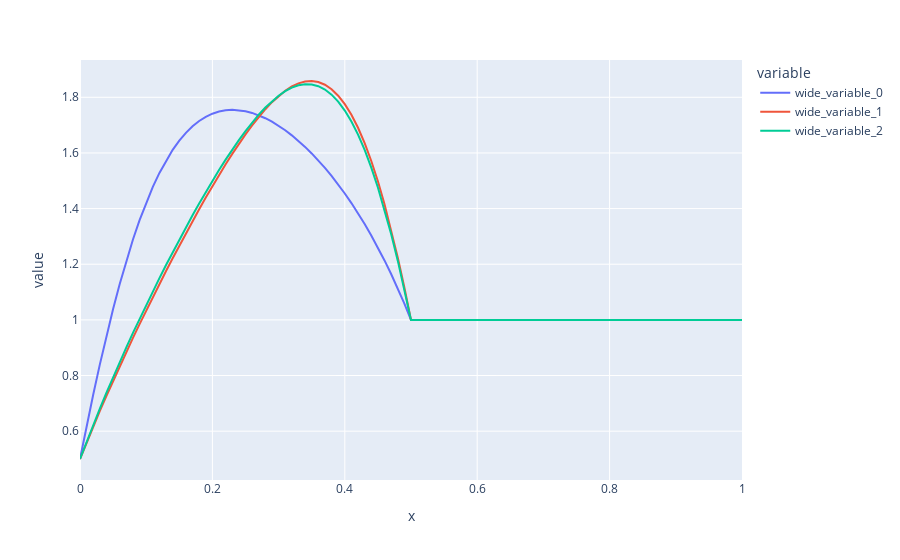

The notebook cell this image was saved under:
### Markdown cell above
Como son cada protocolo:

### Code cell
px.line(x=times1, y=[ks1, ks2, ks3])
